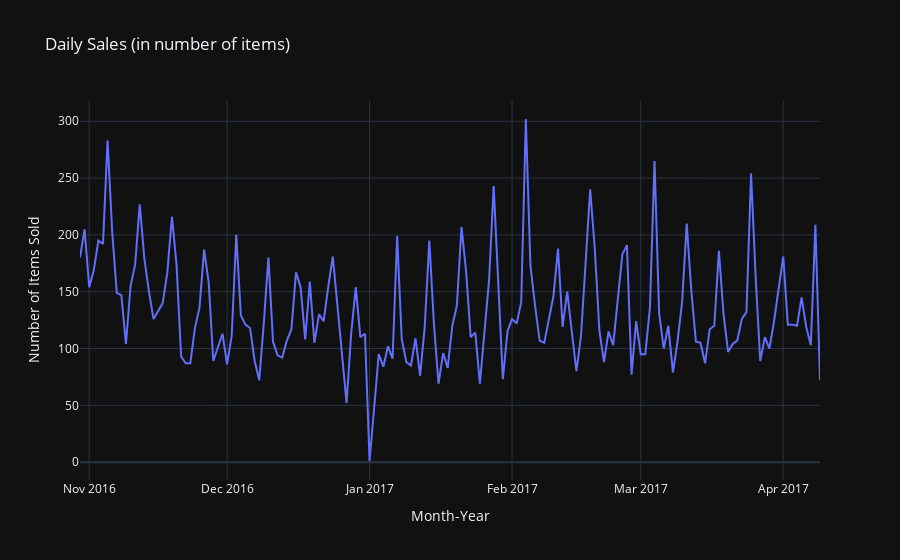

The code cell stored with this chart in its notebook:
### Markdown cell above
Let's look at why we have such low values for the months of october and april

### Code cell
# Group by year and month, and count the number of items
items_daily_counts = (pos_dt.groupby(['date']).size().reset_index(name='count'))

# Create a column for full date (e.g., '2025-01')
items_daily_counts['date'] = pd.to_datetime(items_daily_counts['date'].astype(str))

# Plot the data using px
px.line( items_daily_counts, x='date', y='count', template='plotly_dark', title='Daily Sales (in number of items)', 
       labels={'date': 'Month-Year', 'count': 'Number of Items Sold'})

### Figure 1 — Plotly figure (JSON) as saved in the notebook; plotly's stock layout.template omitted (floating-point values rounded to 4 significant figures; data arrays with more than 128 entries replaced by an {"elided": "..."} marker saying what was removed)
{"data": [{"hovertemplate": "Month-Year=%{x}<br>Number of Items Sold=%{y}<extra></extra>", "legendgroup": "", "line": {"color": "#636efa", "dash": "solid"}, "marker": {"symbol": "circle"}, "mode": "lines", "name": "", "orientation": "v", "showlegend": false, "type": "scatter", "x": {"elided": "159 str values"}, "xaxis": "x", "y": {"elided": "159 int values"}, "yaxis": "y"}], "layout": {"legend": {"tracegroupgap": 0}, "title": {"text": "Daily Sales (in number of items)"}, "xaxis": {"anchor": "y", "domain": [0, 1], "title": {"text": "Month-Year"}}, "yaxis": {"anchor": "x", "domain": [0, 1], "title": {"text": "Number of Items Sold"}}}}
